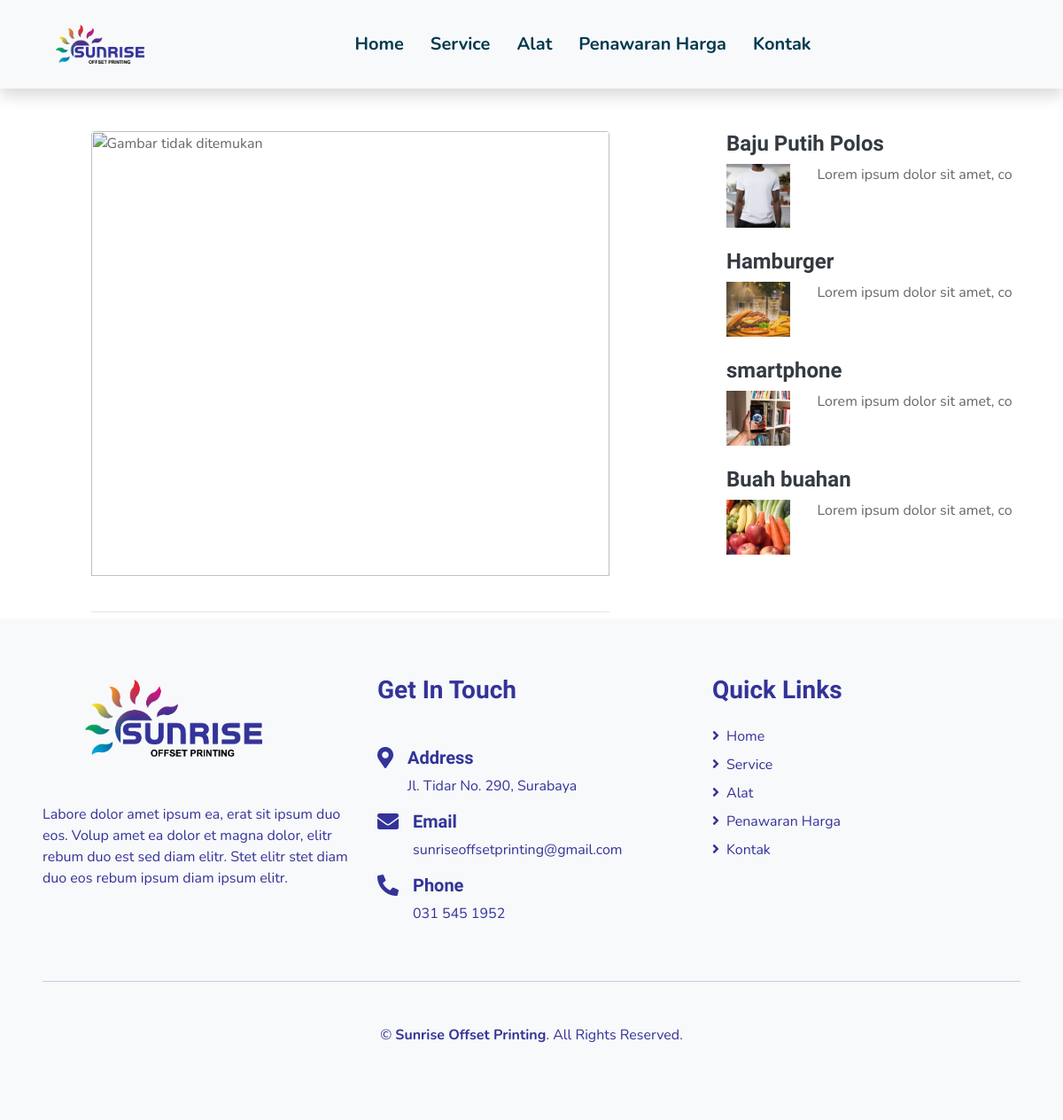
Page /produk.php on the earlier database version.
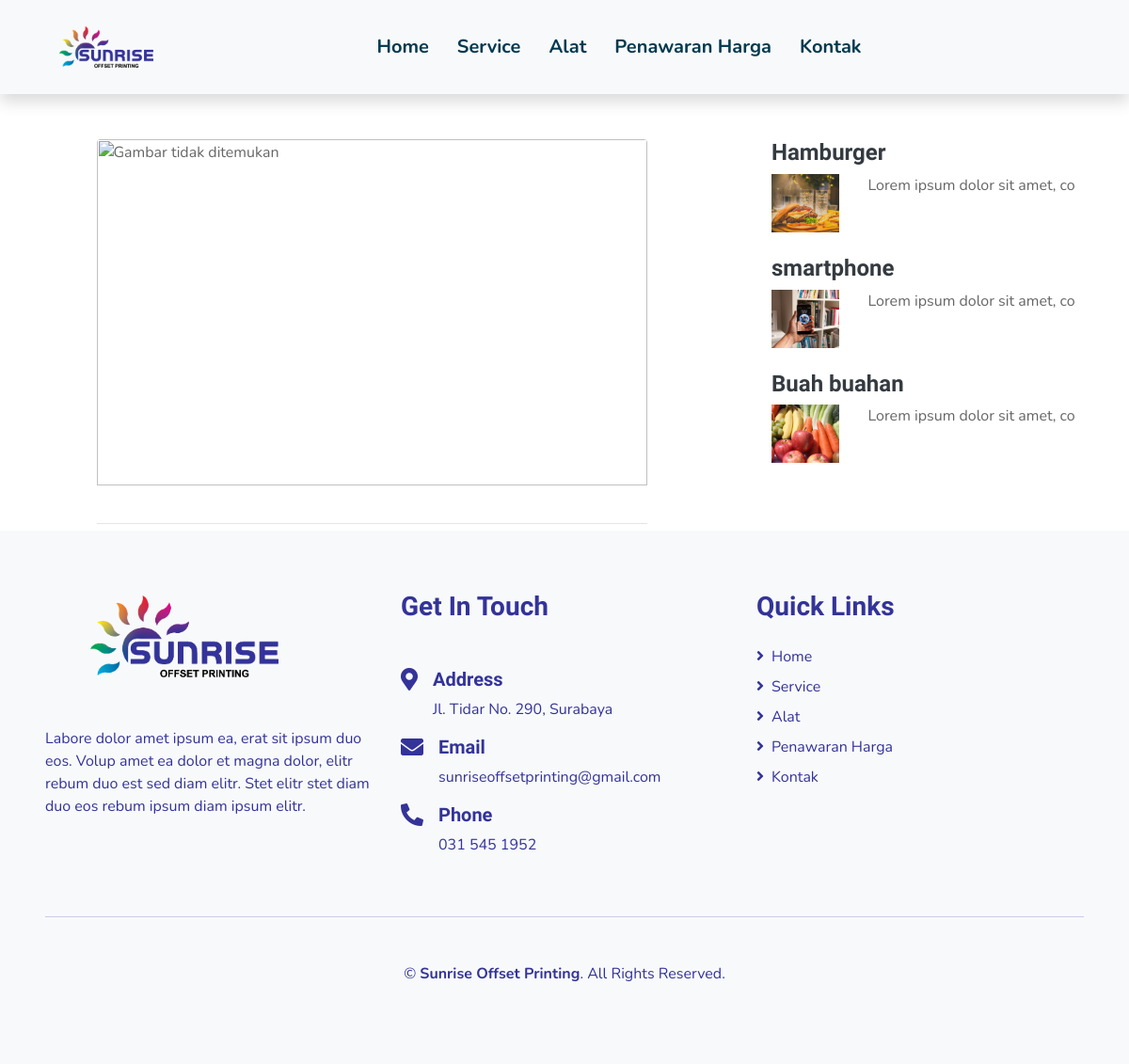
Same page on the later database version.
### tables this page shows
CREATE TABLE `produk` (
  `id_produk` int(11) NOT NULL,
  `kode_produk` char(10) NOT NULL,
  `judul_produk` varchar(100) NOT NULL,
  `deskripsi` text NOT NULL,
  `gambar` varchar(100) NOT NULL DEFAULT 'gambar_default.png',
  `tanggal` datetime NOT NULL,
  `status` int(11) NOT NULL,
  `id_pengguna` int(11) NOT NULL
);

### produk.php (the view, shortened to what the changed rows need)
    <link
      href="https://cdnjs.cloudflare.com/ajax/libs/font-awesome/5.10.0/css/all.min.css"
      rel="stylesheet"
    />
    <link href="lib/flaticon/font/flaticon.css" rel="stylesheet" />
    <link href="lib/owlcarousel/assets/owl.carousel.min.css" rel="stylesheet" />
    <link href="lib/lightbox/css/lightbox.min.css" rel="stylesheet" />
    <link href="css/style.css" rel="stylesheet" />
<body>
<div class="row">
    <div class="col-lg-4">
        <div class="row">
            <?php
                include 'config/database.php';
                $sql="select * from produk where status=1 order by id_produk desc";
                $hasil=mysqli_query($kon,$sql);
                while ($data = mysqli_fetch_array($hasil)):
            ?>
            <div class="col-sm-12">
                <div class="caption">
                    <h4><a class="text-dark" href="produk.php?halaman=produk&id=<?php echo $data['id_produk'];?>"><?php echo $data['judul_produk'];?></a></h4>
                    <div class="row">
                        <div class="col-lg-3">
                            <a href="produk.php?halaman=produk&id=<?php echo $data['id_produk'];?>"><img src="assets/img/produk/<?php echo $data['gambar'];?>"  width="100%" alt="Gambar tidak ditemukan" ></a>
                        </div>
                        <div class="col-sm-9">
                            <?php
                                $ambil=$data["deskripsi"];
                                $panjang = strip_tags(html_entity_decode($ambil,ENT_QUOTES,"ISO-8859-1"));
                                echo substr($panjang, 0, 30);
                            ?>
                        </div>
                    </div>
                    <br>
                </div>
            </div>
            <?php endwhile; ?>
        </div>
    </div>
</div>
</body>

Differences in the rows shown:
no longer on this page (row edited): produk: judul_produk "Baju Putih Polos", gambar (picture), deskripsi "Lorem ipsum dolor sit amet, co"
